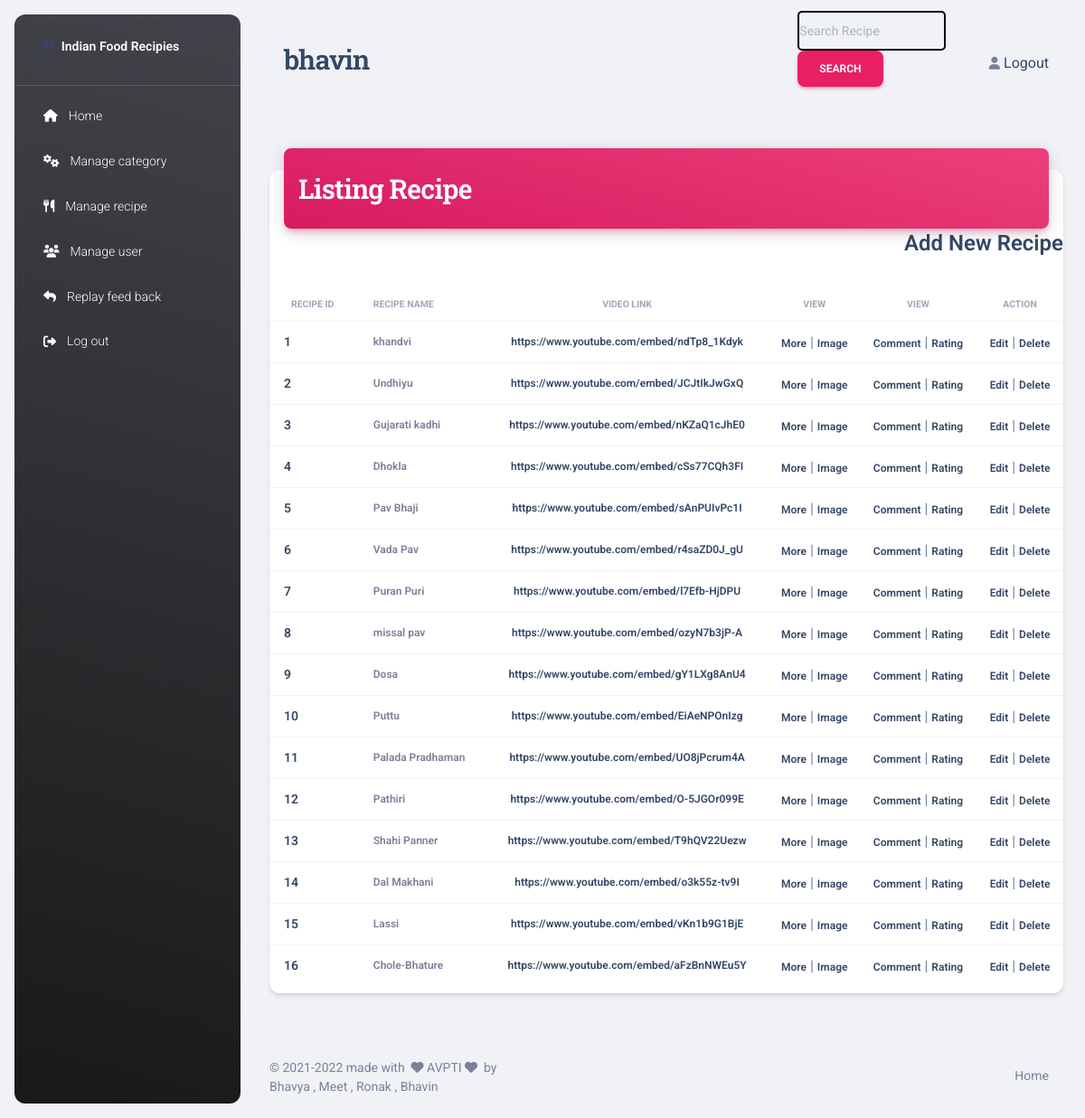
The page /material-dashboard-master/admin_search.php (signed in) on the database its author committed.
### tables this page shows
CREATE TABLE `r_details` (
  `recipe_id` int(5) NOT NULL,
  `recipe_name` varchar(20) NOT NULL,
  `ingredients` text NOT NULL,
  `video_link` varchar(255) NOT NULL,
  `r_description1` text NOT NULL,
  `r_description2` text NOT NULL,
  `r_description3` text NOT NULL,
  `category_id` int(5) NOT NULL
);

### material-dashboard-master/admin_search.php (the view)
<?php
include 'header.php';
?>
 	  <div class="container-fluid py-4">
      <div class="row">
        <div class="col-12">
          <div class="card my-4">
            <div class="card-header p-0 position-relative mt-n4 mx-3 z-index-2">
              <div class="bg-gradient-primary shadow-primary border-radius-lg pt-4 pb-3">
                <h3 class="text-white text-capitalize ps-3"> Listing Recipe </h3>
              </div>
            </div>
			<h4> <a href="addrecipe.php" style="float:right">Add New Recipe</a></h4>
            <div class="card-body px-0 pb-2">
              <div class="table-responsive p-0">
                <table class="table align-items-center mb-0">
                  <thead>
                    <tr>
                      <th class="text-uppercase text-secondary text-xxs font-weight-bolder opacity-7">Recipe id</th>
                      <th class="text-uppercase text-secondary text-xxs font-weight-bolder opacity-7 ps-2">Recipe Name</th>
                       <th class="text-center text-uppercase text-secondary text-xxs font-weight-bolder opacity-7">video link</th>
			  <th class="text-center text-uppercase text-secondary text-xxs font-weight-bolder opacity-7">View</th>
				  <th class="text-center text-uppercase text-secondary text-xxs font-weight-bolder opacity-7">View</th>
				  <th class="text-center text-uppercase text-secondary text-xxs font-weight-bolder opacity-7">Action</th>
                    </tr>
                  </thead>
 <tbody>
  <?php
	$con = mysqli_connect("localhost", "root", "", "foodrecipes");
    $sch=$_POST['adsearch'];
	$qu = "SELECT `recipe_id`, `recipe_name`, `video_link` FROM `r_details` WHERE `recipe_name` like '%$sch%' ";
	$res = mysqli_query($con,$qu);
	while($row=mysqli_fetch_array($res))
	{
		   ?>
                    <tr>
                      <td>
                        <div class="d-flex px-2 py-1">
                          <div class="d-flex flex-column justify-content-center">
                            <h6 class="mb-0 text-sm"><?php echo $row['recipe_id'] ?></h6>
                          </div>
                        </div>
                      </td>
                      <td>
                        <p class="text-xs font-weight-bold mb-0"><?php echo $row['recipe_name']?></p>
                      </td>
                      <td class="align-middle text-center">
                        <span class="text-secondary text-xs font-weight-bold">  <a href="<?php echo $row['video_link']?>"  target="_blank" ><?php echo $row['video_link']?></span>
                      </td>
                        <td class="align-middle text-center">
                        <span class="text-secondary text-xs font-weight-bold">  <a href="../material-dashboard-master/more.php?rid=<?php echo $row['recipe_id'];?> ">More</a></span>&nbsp;|
                <span class="text-secondary text-xs font-weight-bold">  <a href="../material-dashboard-master/recipeimage.php?iid=<?php echo $row['recipe_id'];?> ">Image</a></span>
                      </td>
					  <td class="align-middle text-center">
                        <span class="text-secondary text-xs font-weight-bold">  <a href="../material-dashboard-master/comment.php?caid=<?php echo $row['recipe_id'];?> " >Comment</a></span>&nbsp;|
                <span class="text-secondary text-xs font-weight-bold">  <a href="../material-dashboard-master/rating.php?raid=<?php echo $row['recipe_id'];?>" >Rating</a></span>
                      </td>
					  <td class="align-middle text-center">
                        <span class="text-secondary text-xs font-weight-bold">  <a href="../material-dashboard-master/editmanagerecpies.php?rid=<?php echo $row['recipe_id']; ?>" >Edit</a></span>&nbsp;|
                <span class="text-secondary text-xs font-weight-bold">  <a href="../material-dashboard-master/recipedelete.php?id=<?php echo $row['recipe_id']; ?>" >Delete</a></span>
                      </td>
                    </tr>
          	<?php
	}
?>
                  </tbody>
                </table>
              </div>
            </div>
          </div>
        </div>
      </div>
    </div>
<?php
  include 'footer.php';
?>

### rows shown on the page
r_details: recipe_id "1", recipe_name "khandvi", video_link "https://www.youtube.com/embed/ndTp8_1Kdyk"
r_details: recipe_id "2", recipe_name "Undhiyu", video_link "https://www.youtube.com/embed/JCJtIkJwGxQ"
r_details: recipe_id "3", recipe_name "Gujarati kadhi", video_link "https://www.youtube.com/embed/nKZaQ1cJhE0"
r_details: recipe_id "4", recipe_name "Dhokla", video_link "https://www.youtube.com/embed/cSs77CQh3FI"
r_details: recipe_id "5", recipe_name "Pav Bhaji", video_link "https://www.youtube.com/embed/sAnPUIvPc1I"
r_details: recipe_id "6", recipe_name "Vada Pav", video_link "https://www.youtube.com/embed/r4saZD0J_gU"
r_details: recipe_id "7", recipe_name "Puran Puri", video_link "https://www.youtube.com/embed/l7Efb-HjDPU"
r_details: recipe_id "8", recipe_name "missal pav", video_link "https://www.youtube.com/embed/ozyN7b3jP-A"
r_details: recipe_id "9", recipe_name "Dosa", video_link "https://www.youtube.com/embed/gY1LXg8AnU4"
r_details: recipe_id "10", recipe_name "Puttu", video_link "https://www.youtube.com/embed/EiAeNPOnIzg"
r_details: recipe_id "11", recipe_name "Palada Pradhaman", video_link "https://www.youtube.com/embed/UO8jPcrum4A"
r_details: recipe_id "12", recipe_name "Pathiri", video_link "https://www.youtube.com/embed/O-5JGOr099E"
r_details: recipe_id "13", recipe_name "Shahi Panner", video_link "https://www.youtube.com/embed/T9hQV22Uezw"
r_details: recipe_id "14", recipe_name "Dal Makhani", video_link "https://www.youtube.com/embed/o3k55z-tv9I"
r_details: recipe_id "15", recipe_name "Lassi", video_link "https://www.youtube.com/embed/vKn1b9G1BjE"
r_details: recipe_id "16", recipe_name "Chole-Bhature", video_link "https://www.youtube.com/embed/aFzBnNWEu5Y"

### other values the page prints
$admin "bhavin"
